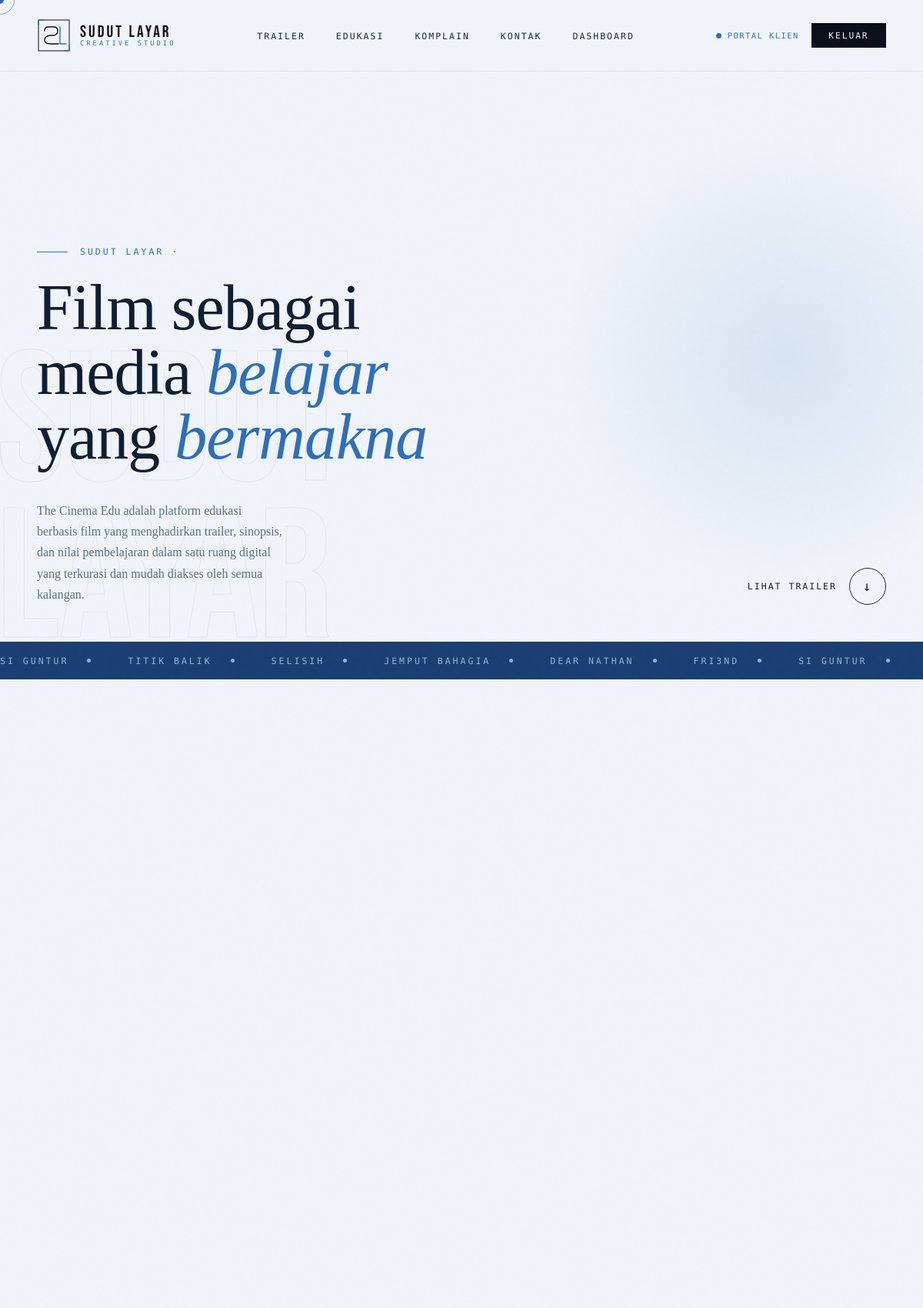
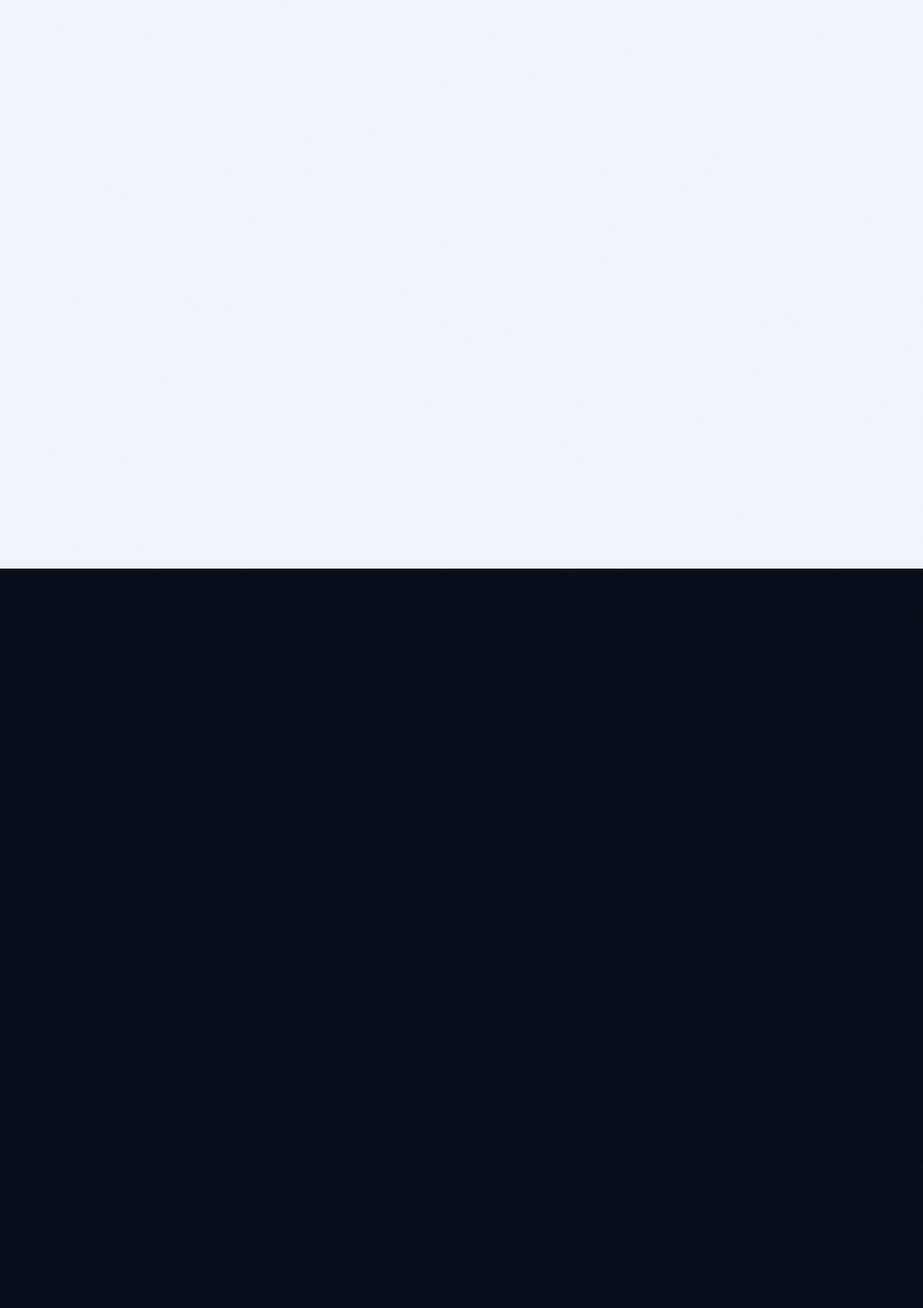
The page / (signed in, upper part) on the database its author committed (2 pictures, top to bottom).
### tables this page shows
CREATE TABLE IF NOT EXISTS projects (
    id INT AUTO_INCREMENT PRIMARY KEY,
    category VARCHAR(100),
    title VARCHAR(100),
    number VARCHAR(10),
    year VARCHAR(10),
    image TEXT,
    google_drive_id TEXT,
    is_drive_folder BOOLEAN DEFAULT FALSE,
    created_at TIMESTAMP DEFAULT CURRENT_TIMESTAMP
);

### index.php (the view, shortened to what this page needs)
<?php
require_once 'config/db.php';
$stmt = $pdo->query("SELECT * FROM projects ORDER BY id ASC");
$projects = $stmt->fetchAll();
?>
<!DOCTYPE html>
<html lang="id">
<head>
  <link rel="stylesheet" href="assets/css/style.css">
</head>
<body>
<nav>
  <a href="#" class="nav-logo" onclick="scrollToTop(event)">
    <div class="logo-wordmark">
      <span class="logo-main">SUDUT LAYAR</span>
      <span class="logo-sub">Creative Studio</span>
    </div>
  </a>
  <ul class="nav-links">
    <li><a href="#work" onclick="navTo(event,'work')">Trailer</a></li>
    <li><a href="#services" onclick="navTo(event,'services')">Edukasi</a></li>
    <li><a href="#complaint" onclick="navTo(event,'complaint')">Komplain</a></li>
    <li><a href="#contact" onclick="navTo(event,'contact')">Kontak</a></li>
    <?php if (isset($_SESSION['user_id'])): ?>
      <li><a href="dashboard.php">Dashboard</a></li>
    <?php endif; ?>
  </ul>
  <div class="nav-right">
    <div class="user-indicator <?php echo isset($_SESSION['user_id']) ? 'show' : ''; ?>" id="userIndicator">
      <span class="user-dot"></span>
      <span id="userIndicatorName"><?php echo isset($_SESSION['user_id']) ? strtoupper(htmlspecialchars($_SESSION['user_name'])) : ''; ?></span>
    </div>
    <button class="btn-login" id="navLoginBtn" onclick="handleAuthClick()"><?php echo isset($_SESSION['user_id']) ? 'Keluar' : 'Masuk'; ?></button>
  </div>
</nav>
<section id="hero">
  <div class="hero-bg-text">SUDUT<br/>LAYAR</div>
  <div class="hero-content">
    <div class="hero-eyebrow">Sudut Layar ·</div>
    <h1 class="hero-headline">Film sebagai<br/>media <em>belajar</em><br/>yang <em>bermakna</em></h1>
  </div>
  <div class="hero-foot">
    <p class="hero-desc">The Cinema Edu adalah platform edukasi berbasis film yang menghadirkan trailer, sinopsis, dan nilai pembelajaran dalam satu ruang digital yang terkurasi dan mudah diakses oleh semua kalangan.</p>
    <a href="#work" class="hero-cta" onclick="navTo(event,'work')">Lihat trailer<span class="cta-arrow">↓</span></a>
  </div>
</section>
<div class="marquee-band">
  <div class="marquee-track">
    <?php foreach ($projects as $p): ?>
      <span class="marquee-item"><?php echo htmlspecialchars($p['title']); ?><span class="marquee-dot"></span></span>
    <?php endforeach; ?>
    <?php foreach ($projects as $p): ?>
      <span class="marquee-item"><?php echo htmlspecialchars($p['title']); ?><span class="marquee-dot"></span></span>
    <?php endforeach; ?>
  </div>
</div>
<section id="work">
</section>
<section id="services">
</section>
</body>
</html>

### rows shown on the page
projects: title "SI GUNTUR"
projects: title "TITIK BALIK"
projects: title "SELISIH"
projects: title "JEMPUT BAHAGIA"
projects: title "DEAR NATHAN"
projects: title "FRI3ND"

### other values the page prints
$_SESSION['user_name'] "PORTAL KLIEN"
